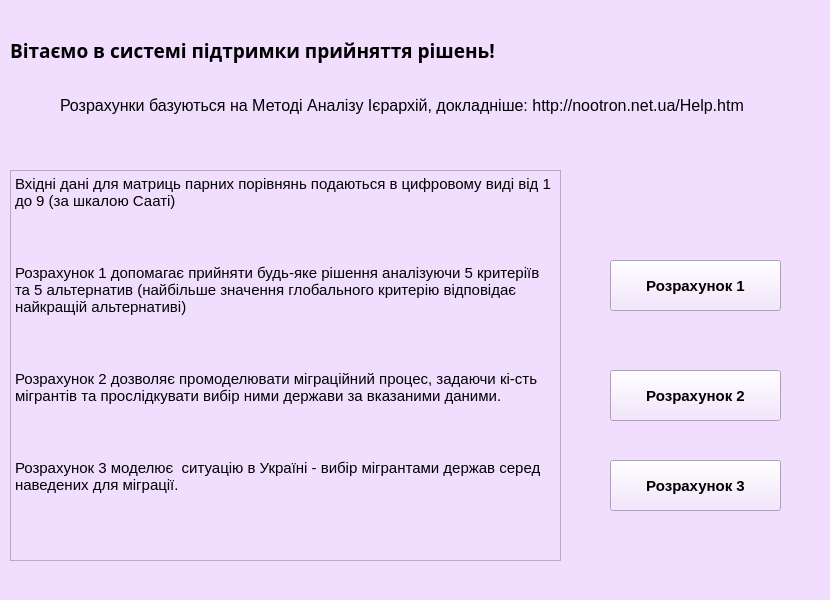
<?xml version="1.0" encoding="UTF-8"?>
<ui version="4.0">
 <class>MainWindow</class>
 <widget class="QMainWindow" name="MainWindow">
  <property name="geometry">
   <rect>
    <x>0</x>
    <y>0</y>
    <width>830</width>
    <height>600</height>
   </rect>
  </property>
  <property name="minimumSize">
   <size>
    <width>830</width>
    <height>600</height>
   </size>
  </property>
  <property name="maximumSize">
   <size>
    <width>830</width>
    <height>600</height>
   </size>
  </property>
  <property name="windowTitle">
   <string>MainWindow</string>
  </property>
  <property name="styleSheet">
   <string notr="true">background-color: rgb(241, 222, 255);</string>
  </property>
  <widget class="QWidget" name="centralwidget">
   <widget class="QLabel" name="label">
    <property name="geometry">
     <rect>
      <x>10</x>
      <y>20</y>
      <width>801</width>
      <height>61</height>
     </rect>
    </property>
    <property name="font">
     <font>
      <family>MS Gothic</family>
      <pointsize>14</pointsize>
      <weight>75</weight>
      <bold>true</bold>
     </font>
    </property>
    <property name="text">
     <string>Вітаємо в системі підтримки прийняття рішень!</string>
    </property>
   </widget>
   <widget class="QLabel" name="label_2">
    <property name="geometry">
     <rect>
      <x>60</x>
      <y>90</y>
      <width>751</width>
      <height>31</height>
     </rect>
    </property>
    <property name="font">
     <font>
      <pointsize>12</pointsize>
      <weight>50</weight>
      <bold>false</bold>
     </font>
    </property>
    <property name="text">
     <string>Розрахунки базуються на Методі Аналізу Ієрархій, докладніше: http://nootron.net.ua/Help.htm</string>
    </property>
   </widget>
   <widget class="QTextBrowser" name="textBrowser">
    <property name="geometry">
     <rect>
      <x>10</x>
      <y>170</y>
      <width>551</width>
      <height>391</height>
     </rect>
    </property>
    <property name="html">
     <string>&lt;!DOCTYPE HTML PUBLIC &quot;-//W3C//DTD HTML 4.0//EN&quot; &quot;http://www.w3.org/TR/REC-html40/strict.dtd&quot;&gt;
&lt;html&gt;&lt;head&gt;&lt;meta name=&quot;qrichtext&quot; content=&quot;1&quot; /&gt;&lt;style type=&quot;text/css&quot;&gt;
p, li { white-space: pre-wrap; }
&lt;/style&gt;&lt;/head&gt;&lt;body style=&quot; font-family:'MS Shell Dlg 2'; font-size:8.25pt; font-weight:400; font-style:normal;&quot;&gt;
&lt;p style=&quot; margin-top:0px; margin-bottom:0px; margin-left:0px; margin-right:0px; -qt-block-indent:0; text-indent:0px;&quot;&gt;&lt;span style=&quot; font-size:11pt;&quot;&gt;Вхідні дані для матриць парних порівнянь подаються в цифровому виді від 1 до 9 (за шкалою Сааті)&lt;/span&gt;&lt;/p&gt;
&lt;p style=&quot;-qt-paragraph-type:empty; margin-top:0px; margin-bottom:0px; margin-left:0px; margin-right:0px; -qt-block-indent:0; text-indent:0px; font-size:11pt;&quot;&gt;&lt;br /&gt;&lt;/p&gt;
&lt;p style=&quot;-qt-paragraph-type:empty; margin-top:0px; margin-bottom:0px; margin-left:0px; margin-right:0px; -qt-block-indent:0; text-indent:0px; font-size:11pt;&quot;&gt;&lt;br /&gt;&lt;/p&gt;
&lt;p style=&quot;-qt-paragraph-type:empty; margin-top:0px; margin-bottom:0px; margin-left:0px; margin-right:0px; -qt-block-indent:0; text-indent:0px; font-size:11pt;&quot;&gt;&lt;br /&gt;&lt;/p&gt;
&lt;p style=&quot; margin-top:0px; margin-bottom:0px; margin-left:0px; margin-right:0px; -qt-block-indent:0; text-indent:0px;&quot;&gt;&lt;span style=&quot; font-size:11pt;&quot;&gt;Розрахунок 1 допомагає прийняти будь-яке рішення аналізуючи 5 критеріїв та 5 альтернатив (найбільше значення глобального критерію відповідає найкращій альтернативі)&lt;/span&gt;&lt;/p&gt;
&lt;p style=&quot;-qt-paragraph-type:empty; margin-top:0px; margin-bottom:0px; margin-left:0px; margin-right:0px; -qt-block-indent:0; text-indent:0px; font-size:11pt;&quot;&gt;&lt;br /&gt;&lt;/p&gt;
&lt;p style=&quot;-qt-paragraph-type:empty; margin-top:0px; margin-bottom:0px; margin-left:0px; margin-right:0px; -qt-block-indent:0; text-indent:0px; font-size:11pt;&quot;&gt;&lt;br /&gt;&lt;/p&gt;
&lt;p style=&quot;-qt-paragraph-type:empty; margin-top:0px; margin-bottom:0px; margin-left:0px; margin-right:0px; -qt-block-indent:0; text-indent:0px; font-size:11pt;&quot;&gt;&lt;br /&gt;&lt;/p&gt;
&lt;p style=&quot; margin-top:0px; margin-bottom:0px; margin-left:0px; margin-right:0px; -qt-block-indent:0; text-indent:0px;&quot;&gt;&lt;span style=&quot; font-size:11pt;&quot;&gt;Розрахунок 2 дозволяє промоделювати міграційний процес, задаючи кі-сть мігрантів та прослідкувати вибір ними держави за вказаними даними.&lt;/span&gt;&lt;/p&gt;
&lt;p style=&quot;-qt-paragraph-type:empty; margin-top:0px; margin-bottom:0px; margin-left:0px; margin-right:0px; -qt-block-indent:0; text-indent:0px; font-size:11pt;&quot;&gt;&lt;br /&gt;&lt;/p&gt;
&lt;p style=&quot;-qt-paragraph-type:empty; margin-top:0px; margin-bottom:0px; margin-left:0px; margin-right:0px; -qt-block-indent:0; text-indent:0px; font-size:11pt;&quot;&gt;&lt;br /&gt;&lt;/p&gt;
&lt;p style=&quot;-qt-paragraph-type:empty; margin-top:0px; margin-bottom:0px; margin-left:0px; margin-right:0px; -qt-block-indent:0; text-indent:0px; font-size:11pt;&quot;&gt;&lt;br /&gt;&lt;/p&gt;
&lt;p style=&quot; margin-top:0px; margin-bottom:0px; margin-left:0px; margin-right:0px; -qt-block-indent:0; text-indent:0px;&quot;&gt;&lt;span style=&quot; font-size:11pt;&quot;&gt;Розрахунок 3 моделює  ситуацію в Україні - вибір мігрантами держав серед наведених для міграції. &lt;/span&gt;&lt;/p&gt;
&lt;p style=&quot;-qt-paragraph-type:empty; margin-top:0px; margin-bottom:0px; margin-left:0px; margin-right:0px; -qt-block-indent:0; text-indent:0px;&quot;&gt;&lt;br /&gt;&lt;/p&gt;
&lt;p style=&quot;-qt-paragraph-type:empty; margin-top:0px; margin-bottom:0px; margin-left:0px; margin-right:0px; -qt-block-indent:0; text-indent:0px;&quot;&gt;&lt;br /&gt;&lt;/p&gt;
&lt;p style=&quot;-qt-paragraph-type:empty; margin-top:0px; margin-bottom:0px; margin-left:0px; margin-right:0px; -qt-block-indent:0; text-indent:0px;&quot;&gt;&lt;br /&gt;&lt;/p&gt;&lt;/body&gt;&lt;/html&gt;</string>
    </property>
   </widget>
   <widget class="QPushButton" name="rozr1">
    <property name="geometry">
     <rect>
      <x>610</x>
      <y>260</y>
      <width>171</width>
      <height>51</height>
     </rect>
    </property>
    <property name="font">
     <font>
      <pointsize>11</pointsize>
      <weight>75</weight>
      <italic>false</italic>
      <bold>true</bold>
      <underline>false</underline>
      <strikeout>false</strikeout>
      <kerning>true</kerning>
     </font>
    </property>
    <property name="text">
     <string>Розрахунок 1</string>
    </property>
   </widget>
   <widget class="QPushButton" name="rozr2">
    <property name="geometry">
     <rect>
      <x>610</x>
      <y>370</y>
      <width>171</width>
      <height>51</height>
     </rect>
    </property>
    <property name="font">
     <font>
      <pointsize>11</pointsize>
      <weight>75</weight>
      <bold>true</bold>
     </font>
    </property>
    <property name="text">
     <string>Розрахунок 2</string>
    </property>
   </widget>
   <widget class="QPushButton" name="rozr3">
    <property name="geometry">
     <rect>
      <x>610</x>
      <y>460</y>
      <width>171</width>
      <height>51</height>
     </rect>
    </property>
    <property name="font">
     <font>
      <pointsize>11</pointsize>
      <weight>75</weight>
      <bold>true</bold>
     </font>
    </property>
    <property name="text">
     <string>Розрахунок 3</string>
    </property>
   </widget>
  </widget>
  <widget class="QStatusBar" name="statusbar"/>
 </widget>
 <resources/>
 <connections/>
</ui>
